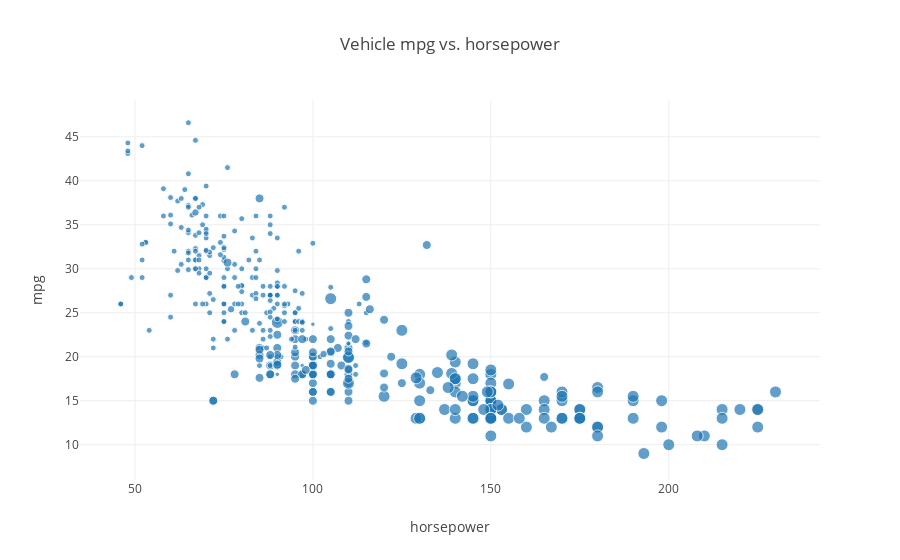

This figure's notebook cell:
### Code cell
#######
# A bubble chart is simply a scatter plot
# with the added feature that the size of the
# marker can be set by the data.
######
import plotly.offline as pyo
import plotly.graph_objs as go
import pandas as pd

pyo.init_notebook_mode(connected=True)

df = pd.read_csv('Documents/jupyternotebook/JupyterMe/04_dash/Plotly-Dashboards-with-Dash-master/Data/mpg.csv')

data = [go.Scatter(          # start with a normal scatter plot
    x=df['horsepower'],
    y=df['mpg'],
    text=df['name'],
    mode='markers',
    marker=dict(size=1.5*df['cylinders']) # set the marker size
)]

layout = go.Layout(
    title='Vehicle mpg vs. horsepower',
    xaxis = dict(title = 'horsepower'), # x-axis label
    yaxis = dict(title = 'mpg'),        # y-axis label
    hovermode='closest'
)
fig = go.Figure(data=data, layout=layout)
pyo.iplot(fig, filename='bubble1.html')

### Figure 1 — Plotly figure (JSON) as saved in the notebook; plotly's stock layout.template omitted (floating-point values rounded to 4 significant figures; data arrays with more than 128 entries replaced by an {"elided": "..."} marker saying what was removed)
{"data": [{"marker": {"size": {"elided": "398 float values"}}, "mode": "markers", "text": {"elided": "398 str values"}, "type": "scatter", "uid": "c246a2c4-f447-11e8-8be1-739058e57158", "x": {"elided": "398 str values"}, "y": {"elided": "398 float values"}}], "layout": {"hovermode": "closest", "title": "Vehicle mpg vs. horsepower", "xaxis": {"title": "horsepower"}, "yaxis": {"title": "mpg"}}}
